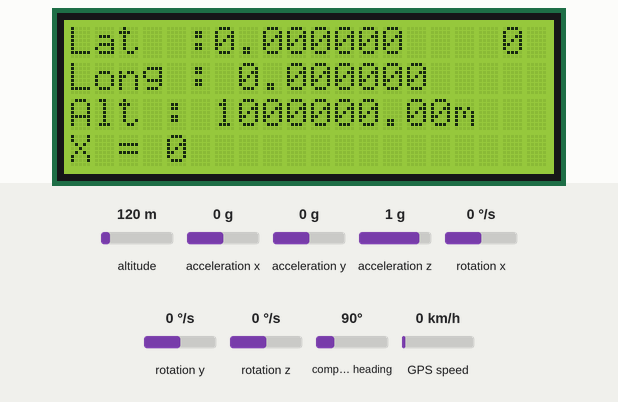
Simulated run of this sketch. Board: Arduino Uno, built with avr-gcc and run on an emulated ATmega328P. Shown: 20×4 character LCD. Wiring (inferred from the names in the program): MPU-6050 motion sensor at I2C address 0x68. Inputs (shaded band) come from the test bench; at power-on: altitude 120 m, rotation x 0 °/s, acceleration x 0 g, acceleration y 0 g, acceleration z 1 g, rotation y 0 °/s, rotation z 0 °/s, compass heading 90°, GPS speed 0 km/h. The GPS gets a fix after 3 s at 37.7749, -122.4194 with 8 satellites.

Above: at 1.6 s.
1.7 s: altitude set to 20 m
At 5.2 s:
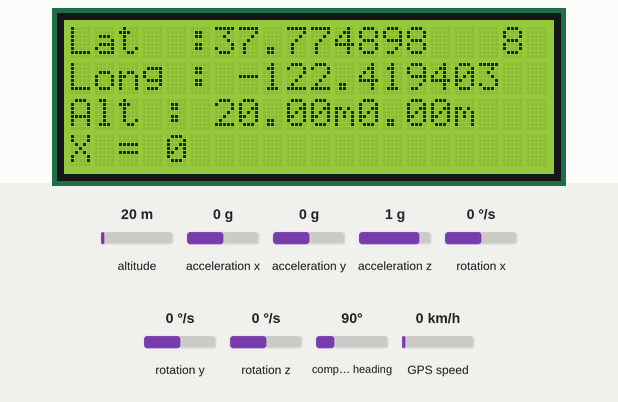
5.6 s: rotation x set to -192 °/s
At 7.6 s:
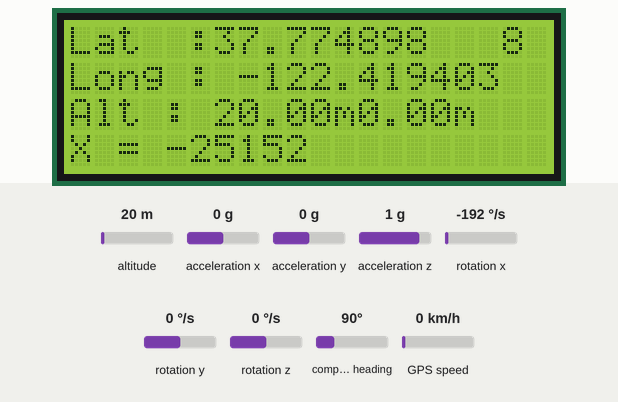
10.6 s: altitude set to 250 m
At 12.4 s:
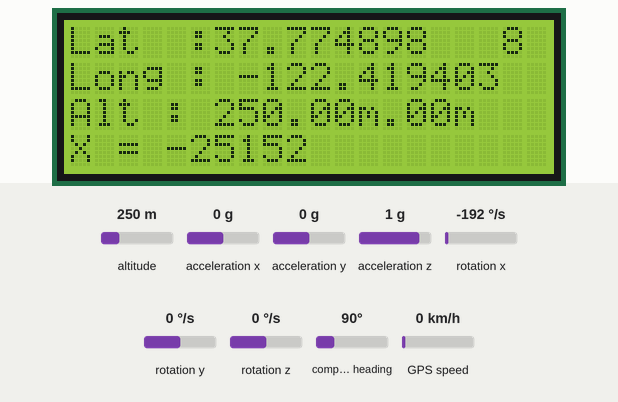
12.7 s: altitude set to 20 m
At 13.7 s:
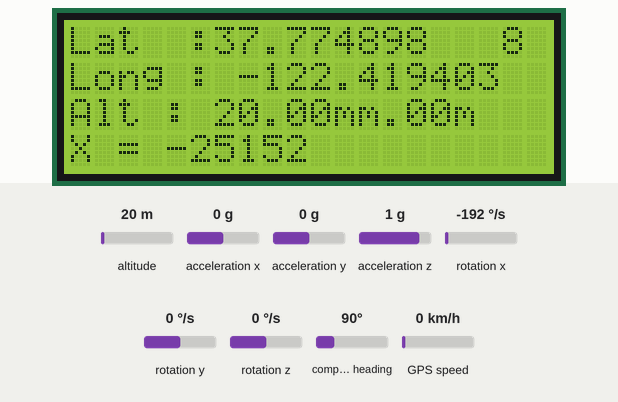
Timing chart, 0 to 15.7 s (numbered marks = the images above; inputs shaded):
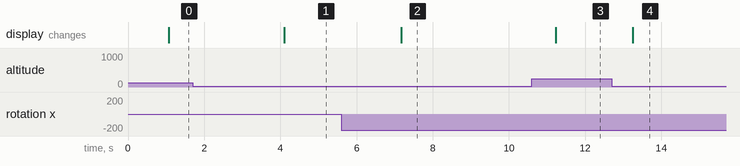

The sketch:

Firm.ino
```cpp
#include <SoftwareSerial.h>
#include<Wire.h>
#include <TinyGPS.h>
#include <LiquidCrystal.h>

TinyGPS gps;
SoftwareSerial ss(4, 3);
const int MPU = 0x68; // I2C address of the MPU-6050
int16_t AcX, AcY, AcZ, Tmp, GyX, GyY, GyZ;
LiquidCrystal lcd(12, 11, 8, 7, 6, 5);
float flat, flon;
void setup()
{
  lcd.begin(20, 4);
  Wire.begin();
  Wire.beginTransmission(MPU);
  Wire.write(0x6B);  // PWR_MGMT_1 register
  Wire.write(0);     // set to zero (wakes up the MPU-6050)
  Wire.endTransmission(true);
  Serial.begin(57600);
  ss.begin(9600);
}

void loop()
{
  Wire.beginTransmission(MPU);
  Wire.write(0x3B);  // starting with register 0x3B (ACCEL_XOUT_H)
  Wire.endTransmission(false);
  Wire.requestFrom(MPU, 14, true); // request a total of 14 registers
  AcX = Wire.read() << 8 | Wire.read(); // 0x3B (ACCEL_XOUT_H) & 0x3C (ACCEL_XOUT_L)
  AcY = Wire.read() << 8 | Wire.read(); // 0x3D (ACCEL_YOUT_H) & 0x3E (ACCEL_YOUT_L)
  AcZ = Wire.read() << 8 | Wire.read(); // 0x3F (ACCEL_ZOUT_H) & 0x40 (ACCEL_ZOUT_L)
  Tmp = Wire.read() << 8 | Wire.read(); // 0x41 (TEMP_OUT_H) & 0x42 (TEMP_OUT_L)
  GyX = Wire.read() << 8 | Wire.read(); // 0x43 (GYRO_XOUT_H) & 0x44 (GYRO_XOUT_L)
  GyY = Wire.read() << 8 | Wire.read(); // 0x45 (GYRO_YOUT_H) & 0x46 (GYRO_YOUT_L)
  GyZ = Wire.read() << 8 | Wire.read(); // 0x47 (GYRO_ZOUT_H) & 0x48 (GYRO_ZOUT_L)
  bool newData = false;
  unsigned long chars;
  unsigned short sentences, failed;

  // For one second we parse GPS data and report some key values
  for (unsigned long start = millis(); millis() - start < 1000;)
  {
    while (ss.available())
    {
      char c = ss.read();
      //Serial.write(c); // uncomment this line if you want to see the GPS data flowing
      if (gps.encode(c)) // Did a new valid sentence come in?
        newData = true;
    }
  }

  if (newData)
  {
    unsigned long age;
    gps.f_get_position(&flat, &flon, &age);
  }
  int ser = Serial.available(); //lecture du nombre de caractères disponibles dans le buffer
  if (ser > 0) //si le buffer n'est pas vide
  {
    char cmd = Serial.read();
    switch (cmd) {
      case 'y':
        gyro();
        break;
      case 'g':
        GPS();
        break;
      default:
        break;
    }
  }
  GPS2();
  gyro2();
}

void gyro() {
  Serial.print("AcX = "); Serial.print(AcX);
  Serial.print(" | AcY = "); Serial.print(AcY);
  Serial.print(" | AcZ = "); Serial.print(AcZ);
  Serial.print(" | Tmp = "); Serial.print(Tmp / 340.00 + 36.53); //equation for temperature in degrees C from datasheet
  Serial.print(" | GyX = "); Serial.print(GyX);
  Serial.print(" | GyY = "); Serial.print(GyY);
  Serial.print(" | GyZ = "); Serial.println(GyZ);
}
void gyro2() {
  lcd.setCursor(0, 3);
  lcd.print("X = "); lcd.print(GyX);
  //lcd.print(" Y = "); lcd.print(GyY);
  //lcd.print(" Z = "); lcd.println(GyZ);
}
void GPS() {
  //Serial.print("LAT=");
  Serial.print(flat == TinyGPS::GPS_INVALID_F_ANGLE ? 0.0 : flat, 6);
  Serial.print(",");
  //Serial.print(" LON=");
  Serial.print(flon == TinyGPS::GPS_INVALID_F_ANGLE ? 0.0 : flon, 6);
  Serial.print(",");
  //Serial.print(" SAT=");
  //Serial.print(gps.satellites() == TinyGPS::GPS_INVALID_SATELLITES ? 0 : gps.satellites());
  //Serial.print(" PREC=");
  //Serial.print(gps.hdop() == TinyGPS::GPS_INVALID_HDOP ? 0 : gps.hdop());
  //Serial.print(" Alt=");
  Serial.print(gps.f_altitude());
  Serial.print(",");
  //Serial.print(" Vit=");
  Serial.println(gps.f_speed_kmph());


}
void GPS2() {
  lcd.setCursor(0, 0);
  lcd.print("Lat  :");
  lcd.print(flat == TinyGPS::GPS_INVALID_F_ANGLE ? 0.0 : flat, 6);
  lcd.setCursor(0, 1);
  lcd.print("Long : ");
  lcd.print(flon == TinyGPS::GPS_INVALID_F_ANGLE ? 0.0 : flon, 6);
  lcd.setCursor(0, 2);
  /*lcd.print("Speed : ");
  lcd.print(fkmph == gps.f_speed_kmph(), 6);
  lcd.print(" km/h");
  lcd.setCursor(0, 3);*/
  lcd.print("Alt : ");
  lcd.print(gps.f_altitude());
  lcd.print("m");
  lcd.setCursor(18, 0);
  lcd.print("  ");
  lcd.setCursor(18, 0);
  lcd.print(gps.satellites() == TinyGPS::GPS_INVALID_SATELLITES ? 0 : gps.satellites());

}
```

Measured:
- after the input at 1.7 s, the display: changes after 2.4 s (image 1)
- after the input at 5.6 s, the display: changes after 1.6 s (image 2)
- after the input at 10.6 s, the display: changes after 0.62 s (image 3)
- after the input at 12.7 s, the display: changes after 0.55 s (image 4)
